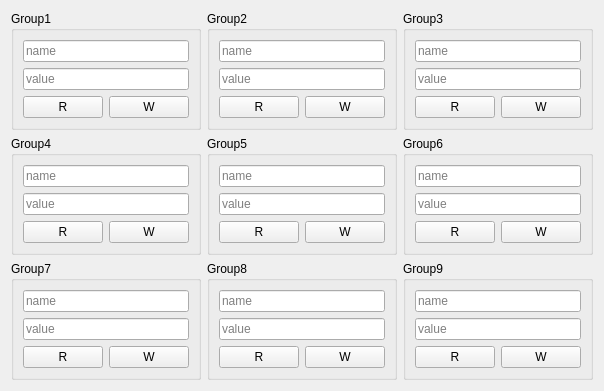
      <widget class="QWidget" name="tab">
       <attribute name="title">
        <string>paraSet</string>
       </attribute>
       <layout class="QGridLayout" name="gridLayout_2">
        <item row="0" column="0">
         <widget class="QGroupBox" name="groupBox">
          <property name="title">
           <string>Group1</string>
          </property>
          <layout class="QVBoxLayout" name="verticalLayout_2">
           <item>
            <widget class="QLineEdit" name="lineEdit">
             <property name="sizePolicy">
              <sizepolicy hsizetype="Expanding" vsizetype="Preferred">
               <horstretch>0</horstretch>
               <verstretch>0</verstretch>
              </sizepolicy>
             </property>
             <property name="placeholderText">
              <string>name</string>
             </property>
            </widget>
           </item>
           <item>
            <widget class="QLineEdit" name="lineEditV">
             <property name="sizePolicy">
              <sizepolicy hsizetype="Expanding" vsizetype="Preferred">
               <horstretch>0</horstretch>
               <verstretch>0</verstretch>
              </sizepolicy>
             </property>
             <property name="placeholderText">
              <string>value</string>
             </property>
            </widget>
           </item>
           <item>
            <layout class="QHBoxLayout" name="horizontalLayout">
             <item>
              <widget class="QPushButton" name="pushButtonR">
               <property name="sizePolicy">
                <sizepolicy hsizetype="Minimum" vsizetype="Preferred">
                 <horstretch>0</horstretch>
                 <verstretch>0</verstretch>
                </sizepolicy>
               </property>
               <property name="text">
                <string>R</string>
               </property>
              </widget>
             </item>
             <item>
              <widget class="QPushButton" name="pushButtonW">
               <property name="sizePolicy">
                <sizepolicy hsizetype="Minimum" vsizetype="Preferred">
                 <horstretch>0</horstretch>
                 <verstretch>0</verstretch>
                </sizepolicy>
               </property>
               <property name="text">
                <string>W</string>
               </property>
              </widget>
             </item>
            </layout>
           </item>
          </layout>
         </widget>
        </item>
        <item row="0" column="1">
         <widget class="QGroupBox" name="groupBox_2">
          <property name="title">
           <string>Group2</string>
          </property>
          <layout class="QVBoxLayout" name="verticalLayout_3">
           <item>
            <widget class="QLineEdit" name="lineEdit_2">
             <property name="sizePolicy">
              <sizepolicy hsizetype="Expanding" vsizetype="Preferred">
               <horstretch>0</horstretch>
               <verstretch>0</verstretch>
              </sizepolicy>
             </property>
             <property name="placeholderText">
              <string>name</string>
             </property>
            </widget>
           </item>
           <item>
            <widget class="QLineEdit" name="lineEditV_2">
             <property name="sizePolicy">
              <sizepolicy hsizetype="Expanding" vsizetype="Preferred">
               <horstretch>0</horstretch>
               <verstretch>0</verstretch>
              </sizepolicy>
             </property>
             <property name="placeholderText">
              <string>value</string>
             </property>
            </widget>
           </item>
           <item>
            <layout class="QHBoxLayout" name="horizontalLayout_2">
             <item>
              <widget class="QPushButton" name="pushButtonR_2">
               <property name="sizePolicy">
                <sizepolicy hsizetype="Minimum" vsizetype="Preferred">
                 <horstretch>0</horstretch>
                 <verstretch>0</verstretch>
                </sizepolicy>
               </property>
               <property name="text">
                <string>R</string>
               </property>
              </widget>
             </item>
             <item>
              <widget class="QPushButton" name="pushButtonW_2">
               <property name="sizePolicy">
                <sizepolicy hsizetype="Minimum" vsizetype="Preferred">
                 <horstretch>0</horstretch>
                 <verstretch>0</verstretch>
                </sizepolicy>
               </property>
               <property name="text">
                <string>W</string>
               </property>
              </widget>
             </item>
            </layout>
           </item>
          </layout>
         </widget>
        </item>
        <item row="0" column="2">
         <widget class="QGroupBox" name="groupBox_3">
          <property name="title">
           <string>Group3</string>
          </property>
          <layout class="QVBoxLayout" name="verticalLayout_4">
           <item>
            <widget class="QLineEdit" name="lineEdit_3">
             <property name="sizePolicy">
              <sizepolicy hsizetype="Expanding" vsizetype="Preferred">
               <horstretch>0</horstretch>
               <verstretch>0</verstretch>
              </sizepolicy>
             </property>
             <property name="placeholderText">
              <string>name</string>
             </property>
            </widget>
           </item>
           <item>
            <widget class="QLineEdit" name="lineEditV_3">
             <property name="sizePolicy">
              <sizepolicy hsizetype="Expanding" vsizetype="Preferred">
               <horstretch>0</horstretch>
               <verstretch>0</verstretch>
              </sizepolicy>
             </property>
             <property name="placeholderText">
              <string>value</string>
             </property>
            </widget>
           </item>
           <item>
            <layout class="QHBoxLayout" name="horizontalLayout_3">
             <item>
              <widget class="QPushButton" name="pushButtonR_3">
               <property name="sizePolicy">
                <sizepolicy hsizetype="Minimum" vsizetype="Preferred">
                 <horstretch>0</horstretch>
                 <verstretch>0</verstretch>
                </sizepolicy>
               </property>
               <property name="text">
                <string>R</string>
               </property>
              </widget>
             </item>
             <item>
              <widget class="QPushButton" name="pushButtonW_3">
               <property name="sizePolicy">
                <sizepolicy hsizetype="Minimum" vsizetype="Preferred">
                 <horstretch>0</horstretch>
                 <verstretch>0</verstretch>
                </sizepolicy>
               </property>
               <property name="text">
                <string>W</string>
               </property>
              </widget>
             </item>
            </layout>
           </item>
          </layout>
         </widget>
        </item>
        <item row="1" column="0">
         <widget class="QGroupBox" name="groupBox_4">
          <property name="title">
           <string>Group4</string>
          </property>
          <layout class="QVBoxLayout" name="verticalLayout_5">
           <item>
            <widget class="QLineEdit" name="lineEdit_4">
             <property name="sizePolicy">
              <sizepolicy hsizetype="Expanding" vsizetype="Preferred">
               <horstretch>0</horstretch>
               <verstretch>0</verstretch>
              </sizepolicy>
             </property>
             <property name="placeholderText">
              <string>name</string>
             </property>
            </widget>
           </item>
           <item>
            <widget class="QLineEdit" name="lineEditV_4">
             <property name="sizePolicy">
              <sizepolicy hsizetype="Expanding" vsizetype="Preferred">
               <horstretch>0</horstretch>
               <verstretch>0</verstretch>
              </sizepolicy>
             </property>
             <property name="placeholderText">
              <string>value</string>
             </property>
            </widget>
           </item>
           <item>
            <layout class="QHBoxLayout" name="horizontalLayout_4">
             <item>
              <widget class="QPushButton" name="pushButtonR_4">
               <property name="sizePolicy">
                <sizepolicy hsizetype="Minimum" vsizetype="Preferred">
                 <horstretch>0</horstretch>
                 <verstretch>0</verstretch>
                </sizepolicy>
               </property>
               <property name="text">
                <string>R</string>
               </property>
              </widget>
             </item>
             <item>
              <widget class="QPushButton" name="pushButtonW_4">
               <property name="sizePolicy">
                <sizepolicy hsizetype="Minimum" vsizetype="Preferred">
                 <horstretch>0</horstretch>
                 <verstretch>0</verstretch>
                </sizepolicy>
               </property>
               <property name="text">
                <string>W</string>
               </property>
              </widget>
             </item>
            </layout>
           </item>
          </layout>
         </widget>
        </item>
        <item row="1" column="1">
         <widget class="QGroupBox" name="groupBox_5">
          <property name="title">
           <string>Group5</string>
          </property>
          <layout class="QVBoxLayout" name="verticalLayout_6">
           <item>
            <widget class="QLineEdit" name="lineEdit_5">
             <property name="sizePolicy">
              <sizepolicy hsizetype="Expanding" vsizetype="Preferred">
               <horstretch>0</horstretch>
               <verstretch>0</verstretch>
              </sizepolicy>
             </property>
             <property name="placeholderText">
              <string>name</string>
             </property>
            </widget>
           </item>
           <item>
            <widget class="QLineEdit" name="lineEditV_5">
             <property name="sizePolicy">
              <sizepolicy hsizetype="Expanding" vsizetype="Preferred">
               <horstretch>0</horstretch>
               <verstretch>0</verstretch>
              </sizepolicy>
             </property>
             <property name="placeholderText">
              <string>value</string>
             </property>
            </widget>
           </item>
           <item>
            <layout class="QHBoxLayout" name="horizontalLayout_5">
             <item>
              <widget class="QPushButton" name="pushButtonR_5">
               <property name="sizePolicy">
                <sizepolicy hsizetype="Minimum" vsizetype="Preferred">
                 <horstretch>0</horstretch>
                 <verstretch>0</verstretch>
                </sizepolicy>
               </property>
               <property name="text">
                <string>R</string>
               </property>
              </widget>
             </item>
             <item>
              <widget class="QPushButton" name="pushButtonW_5">
               <property name="sizePolicy">
                <sizepolicy hsizetype="Minimum" vsizetype="Preferred">
                 <horstretch>0</horstretch>
                 <verstretch>0</verstretch>
                </sizepolicy>
               </property>
               <property name="text">
                <string>W</string>
               </property>
              </widget>
             </item>
            </layout>
           </item>
          </layout>
         </widget>
        </item>
        <item row="1" column="2">
         <widget class="QGroupBox" name="groupBox_6">
          <property name="title">
           <string>Group6</string>
          </property>
          <layout class="QVBoxLayout" name="verticalLayout_7">
           <item>
            <widget class="QLineEdit" name="lineEdit_6">
             <property name="sizePolicy">
              <sizepolicy hsizetype="Expanding" vsizetype="Preferred">
               <horstretch>0</horstretch>
               <verstretch>0</verstretch>
              </sizepolicy>
             </property>
             <property name="placeholderText">
              <string>name</string>
             </property>
            </widget>
           </item>
           <item>
            <widget class="QLineEdit" name="lineEditV_6">
             <property name="sizePolicy">
              <sizepolicy hsizetype="Expanding" vsizetype="Preferred">
               <horstretch>0</horstretch>
               <verstretch>0</verstretch>
              </sizepolicy>
             </property>
             <property name="placeholderText">
              <string>value</string>
             </property>
            </widget>
           </item>
           <item>
            <layout class="QHBoxLayout" name="horizontalLayout_6">
             <item>
              <widget class="QPushButton" name="pushButtonR_6">
               <property name="sizePolicy">
                <sizepolicy hsizetype="Minimum" vsizetype="Preferred">
                 <horstretch>0</horstretch>
                 <verstretch>0</verstretch>
                </sizepolicy>
               </property>
               <property name="text">
                <string>R</string>
               </property>
              </widget>
             </item>
             <item>
              <widget class="QPushButton" name="pushButtonW_6">
               <property name="sizePolicy">
                <sizepolicy hsizetype="Minimum" vsizetype="Preferred">
                 <horstretch>0</horstretch>
                 <verstretch>0</verstretch>
                </sizepolicy>
               </property>
               <property name="text">
                <string>W</string>
               </property>
              </widget>
             </item>
            </layout>
           </item>
          </layout>
         </widget>
        </item>
        <item row="2" column="0">
         <widget class="QGroupBox" name="groupBox_7">
          <property name="title">
           <string>Group7</string>
          </property>
          <layout class="QVBoxLayout" name="verticalLayout_8">
           <item>
            <widget class="QLineEdit" name="lineEdit_7">
             <property name="sizePolicy">
              <sizepolicy hsizetype="Expanding" vsizetype="Preferred">
               <horstretch>0</horstretch>
               <verstretch>0</verstretch>
              </sizepolicy>
             </property>
             <property name="placeholderText">
              <string>name</string>
             </property>
            </widget>
           </item>
           <item>
            <widget class="QLineEdit" name="lineEditV_7">
             <property name="sizePolicy">
              <sizepolicy hsizetype="Expanding" vsizetype="Preferred">
               <horstretch>0</horstretch>
               <verstretch>0</verstretch>
              </sizepolicy>
             </property>
             <property name="placeholderText">
              <string>value</string>
             </property>
            </widget>
           </item>
           <item>
            <layout class="QHBoxLayout" name="horizontalLayout_7">
             <item>
              <widget class="QPushButton" name="pushButtonR_7">
               <property name="sizePolicy">
                <sizepolicy hsizetype="Minimum" vsizetype="Preferred">
                 <horstretch>0</horstretch>
                 <verstretch>0</verstretch>
                </sizepolicy>
               </property>
               <property name="text">
                <string>R</string>
               </property>
              </widget>
             </item>
             <item>
              <widget class="QPushButton" name="pushButtonW_7">
               <property name="sizePolicy">
                <sizepolicy hsizetype="Minimum" vsizetype="Preferred">
                 <horstretch>0</horstretch>
                 <verstretch>0</verstretch>
                </sizepolicy>
               </property>
               <property name="text">
                <string>W</string>
               </property>
              </widget>
             </item>
            </layout>
           </item>
          </layout>
         </widget>
        </item>
        <item row="2" column="1">
         <widget class="QGroupBox" name="groupBox_8">
          <property name="title">
           <string>Group8</string>
          </property>
          <layout class="QVBoxLayout" name="verticalLayout_9">
           <item>
            <widget class="QLineEdit" name="lineEdit_8">
             <property name="sizePolicy">
              <sizepolicy hsizetype="Expanding" vsizetype="Preferred">
               <horstretch>0</horstretch>
               <verstretch>0</verstretch>
              </sizepolicy>
             </property>
             <property name="placeholderText">
              <string>name</string>
             </property>
            </widget>
           </item>
           <item>
            <widget class="QLineEdit" name="lineEditV_8">
             <property name="sizePolicy">
              <sizepolicy hsizetype="Expanding" vsizetype="Preferred">
               <horstretch>0</horstretch>
               <verstretch>0</verstretch>
              </sizepolicy>
             </property>
             <property name="placeholderText">
              <string>value</string>
             </property>
            </widget>
           </item>
           <item>
            <layout class="QHBoxLayout" name="horizontalLayout_8">
             <item>
              <widget class="QPushButton" name="pushButtonR_8">
               <property name="sizePolicy">
                <sizepolicy hsizetype="Minimum" vsizetype="Preferred">
                 <horstretch>0</horstretch>
                 <verstretch>0</verstretch>
                </sizepolicy>
               </property>
               <property name="text">
                <string>R</string>
               </property>
              </widget>
             </item>
             <item>
              <widget class="QPushButton" name="pushButtonW_8">
               <property name="sizePolicy">
                <sizepolicy hsizetype="Minimum" vsizetype="Preferred">
                 <horstretch>0</horstretch>
                 <verstretch>0</verstretch>
                </sizepolicy>
               </property>
               <property name="text">
                <string>W</string>
               </property>
              </widget>
             </item>
            </layout>
           </item>
          </layout>
         </widget>
        </item>
        <item row="2" column="2">
         <widget class="QGroupBox" name="groupBox_9">
          <property name="title">
           <string>Group9</string>
          </property>
          <layout class="QVBoxLayout" name="verticalLayout_10">
           <item>
            <widget class="QLineEdit" name="lineEdit_9">
             <property name="sizePolicy">
              <sizepolicy hsizetype="Expanding" vsizetype="Preferred">
               <horstretch>0</horstretch>
               <verstretch>0</verstretch>
              </sizepolicy>
             </property>
             <property name="placeholderText">
              <string>name</string>
             </property>
            </widget>
           </item>
           <item>
            <widget class="QLineEdit" name="lineEditV_9">
             <property name="sizePolicy">
              <sizepolicy hsizetype="Expanding" vsizetype="Preferred">
               <horstretch>0</horstretch>
               <verstretch>0</verstretch>
              </sizepolicy>
             </property>
             <property name="placeholderText">
              <string>value</string>
             </property>
            </widget>
           </item>
           <item>
            <layout class="QHBoxLayout" name="horizontalLayout_9">
             <item>
              <widget class="QPushButton" name="pushButtonR_9">
               <property name="sizePolicy">
                <sizepolicy hsizetype="Minimum" vsizetype="Preferred">
                 <horstretch>0</horstretch>
                 <verstretch>0</verstretch>
                </sizepolicy>
               </property>
               <property name="text">
                <string>R</string>
               </property>
              </widget>
             </item>
             <item>
              <widget class="QPushButton" name="pushButtonW_9">
               <property name="sizePolicy">
                <sizepolicy hsizetype="Minimum" vsizetype="Preferred">
                 <horstretch>0</horstretch>
                 <verstretch>0</verstretch>
                </sizepolicy>
               </property>
               <property name="text">
                <string>W</string>
               </property>
              </widget>
             </item>
            </layout>
           </item>
          </layout>
         </widget>
        </item>
       </layout>
      </widget>
